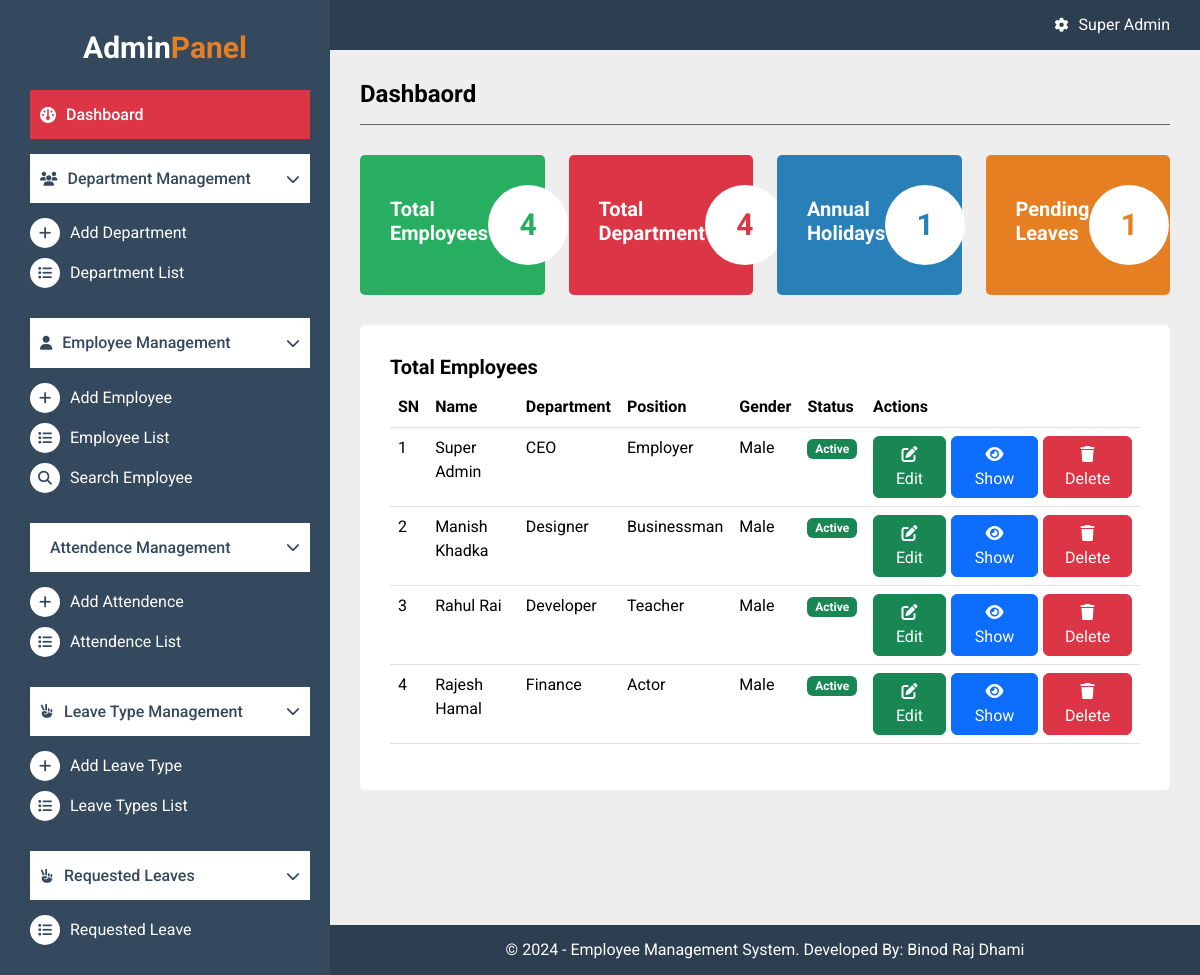
/admin/dashboard.php (signed in), run on the app's committed database.
### tables this page shows
CREATE TABLE `tbl_users` (
  `id` int(11) NOT NULL,
  `department_id` int(11) NOT NULL,
  `name` varchar(50) NOT NULL,
  `email` varchar(50) NOT NULL,
  `password` text NOT NULL,
  `phone` varchar(12) NOT NULL,
  `address` varchar(100) NOT NULL,
  `position` varchar(50) NOT NULL,
  `joint_date` date NOT NULL,
  `leaved_date` date DEFAULT NULL,
  `date_of_birth` date NOT NULL,
  `gender` enum('Male','Female','Other') NOT NULL,
  `role` enum('Employer','Employee') NOT NULL,
  `created_at` datetime NOT NULL DEFAULT current_timestamp(),
  `updated_at` datetime NOT NULL DEFAULT current_timestamp(),
  `status` tinyint(1) NOT NULL DEFAULT 1
);

### admin/dashboard.php (the view, shortened to what this page needs)
<?php
include_once("includes/header.php");
include_once("includes/sidebar.php");
?>
<?php if ($_SESSION['role'] == 'Employer') {
    $total_departments = $connection->query("SELECT * FROM tbl_departments")->num_rows;
    $total_pending_leaves = $connection->query("SELECT * FROM tbl_leaves where status='Pending'")->num_rows;
    $total_employees = $connection->query("SELECT * FROM tbl_users");
    $employees_list = [];
    while ($data = $total_employees->fetch_assoc()) {
        $department_id = $data['department_id'];
        $data['department'] = $connection->query("SELECT * FROM tbl_departments where id=$department_id")->fetch_assoc()['name'];
        array_push($employees_list, $data);
    }
?>
    <div class="admin-main">
        <div class="heading-panel">
            <h1>Dashbaord</h1>
        </div>
        <div class="row">
            <div class="col-sm-6 col-md-3">
                <div class="body-card-panel bg-green">
                    <h4>Total <br>Employees</h4>
                    <div>
                        <span class="data-count text-green">
                            <?php echo $total_employees->num_rows; ?>
                        </span>
                    </div>
                </div>
            </div>
            <div class="col-sm-6 col-md-3">
                <div class="body-card-panel bg-danger">
                    <h4>Total <br>Department</h4>
                    <div>
                        <span class="data-count text-danger">
                            <?php echo $total_departments; ?>
                        </span>
                    </div>
                </div>
            </div>
            <div class="col-sm-6 col-md-3">
                <div class="body-card-panel bg-blue">
                    <h4>Annual <br>Holidays</h4>
                    <div>
                        <span class="data-count text-blue">
                            <?php echo $total_pending_leaves; ?>
                        </span>
                    </div>
                </div>
            </div>
            <div class="col-sm-6 col-md-3">
                <div class="body-card-panel bg-yellow">
                    <h4>Pending <br>Leaves</h4>
                    <div>
                        <span class="data-count text-yellow">
                            <?php echo $total_pending_leaves; ?>
                        </span>
                    </div>
                </div>
            </div>
            <div class="col-sm-12">
                <div class="body-card-panel body-card-panel-table">
                    <h4>Total Employees</h4>
                    <table class="table tableb-bordered">
                        <thead>
                            <tr>
                                <th>SN</th>
                                <th>Name</th>
                                <th>Department</th>
                                <th>Position</th>
                                <th>Gender</th>
                                <th>Status</th>
                                <th class="bnt-actions-list">Actions</th>
                            </tr>
                        </thead>
                        <tbody>
                            <?php foreach ($employees_list as $key => $employee) { ?>
                                <tr>
                                    <td><?php echo $key + 1; ?></td>
                                    <td><?php echo $employee['name']; ?></td>
                                    <td><?php echo $employee['department']; ?></td>
                                    <td><?php echo $employee['position']; ?></td>
                                    <td><?php echo $employee['gender']; ?></td>
                                    <td>
                                        <?php if ($employee['status'] == 1) { ?>
                                            <span class="badge bg-success">Active</span>
                                        <?php } else { ?>
                                            <span class="badge bg-danger">Dective</span>
                                        <?php } ?>
                                    </td>
                                    <td>
                                        <div class="bnt-actions-link">
                                            <a href="edit_employee.php?id=<?php echo $employee['id']; ?>" class="btn btn-success">
                                                <i class="fa-solid fa-pen-to-square"></i>
                                                <span>Edit</span>
                                            </a>
                                            <a href="show_employee.php?id=<?php echo $employee['id']; ?>" class="btn btn-primary">
                                                <i class="fa-solid fa-eye"></i>
                                                <span>Show</span>
                                            </a>
                                            <form action="delete_employee.php?id=<?php echo $employee['id']; ?>" method="POST">
                                                <button type="submit" class="btn btn-danger">
                                                    <i class="fa-solid fa-trash"></i>
                                                    <span>Delete</span>
                                                </button>
                                            </form>
                                        </div>
                                    </td>
                                </tr>
                            <?php } ?>
                        </tbody>
                    </table>
                </div>
            </div>
        </div>
    </div>
<?php }  ?>
<?php include_once("includes/footer.php"); ?>

### css/styles.css (style rules this page uses)
* { margin: 0; padding: 0; font-family: "Roboto", serif; }
body { margin: 0; padding: 0; font-size: 16px; color: #000; font-family: "Roboto", serif; background: #eee; }
.admin-main { position: absolute; top: 50px; left: 330px; width: calc(100% - 330px); background: #eee; padding: 30px; padding-bottom: 50px; }
.heading-panel { padding-bottom: 15px; margin-bottom: 30px; border-bottom: #666 solid 1px; }
.heading-panel h1 { margin-bottom: 0; font-size: 24px; font-weight: 700; }
.bnt-actions-list { width: 275px; }
.bnt-actions-link { display: flex; align-items: center; gap: 5px }
.body-card-panel { padding: 30px; background: #fff; border-radius: 5px; margin-bottom: 30px; display: flex; justify-content: space-between; align-items: center; }
.body-card-panel.bg-green { background: #27ae60; }
.body-card-panel.bg-yellow { background: #e67e22; }
.body-card-panel.bg-blue { background: #2980b9; }
.body-card-panel h4 { color: #fff; font-size: 20px; font-weight: 700; }
.body-card-panel .data-count { display: flex; justify-content: center; align-items: center; width: 80px; height: 80px; border-radius: 50%; background: #fff; font-weight: 700; font-size: 30px; }
.body-card-panel .data-count.text-green { color: #27ae60; }
.body-card-panel .data-count.text-yellow { color: #e67e22; }
.body-card-panel .data-count.text-blue { color: #2980b9; }
.body-card-panel-table { flex-direction: column; align-items: flex-start; }
.body-card-panel-table h4 { color: #000; }

### data on the page
tbl_users: name "Super Admin", department "CEO", position "Employer", gender "Male", status "Active"
tbl_users: name "Manish Khadka", department "Designer", position "Businessman", gender "Male", status "Active"
tbl_users: name "Rahul Rai", department "Developer", position "Teacher", gender "Male", status "Active"
tbl_users: name "Rajesh Hamal", department "Finance", position "Actor", gender "Male", status "Active"

### other printed values
$_SESSION['name'] "Super Admin"
$total_employees->num_rows "4"
$total_departments "4"
$total_pending_leaves "1"
Date('Y') "2024"
